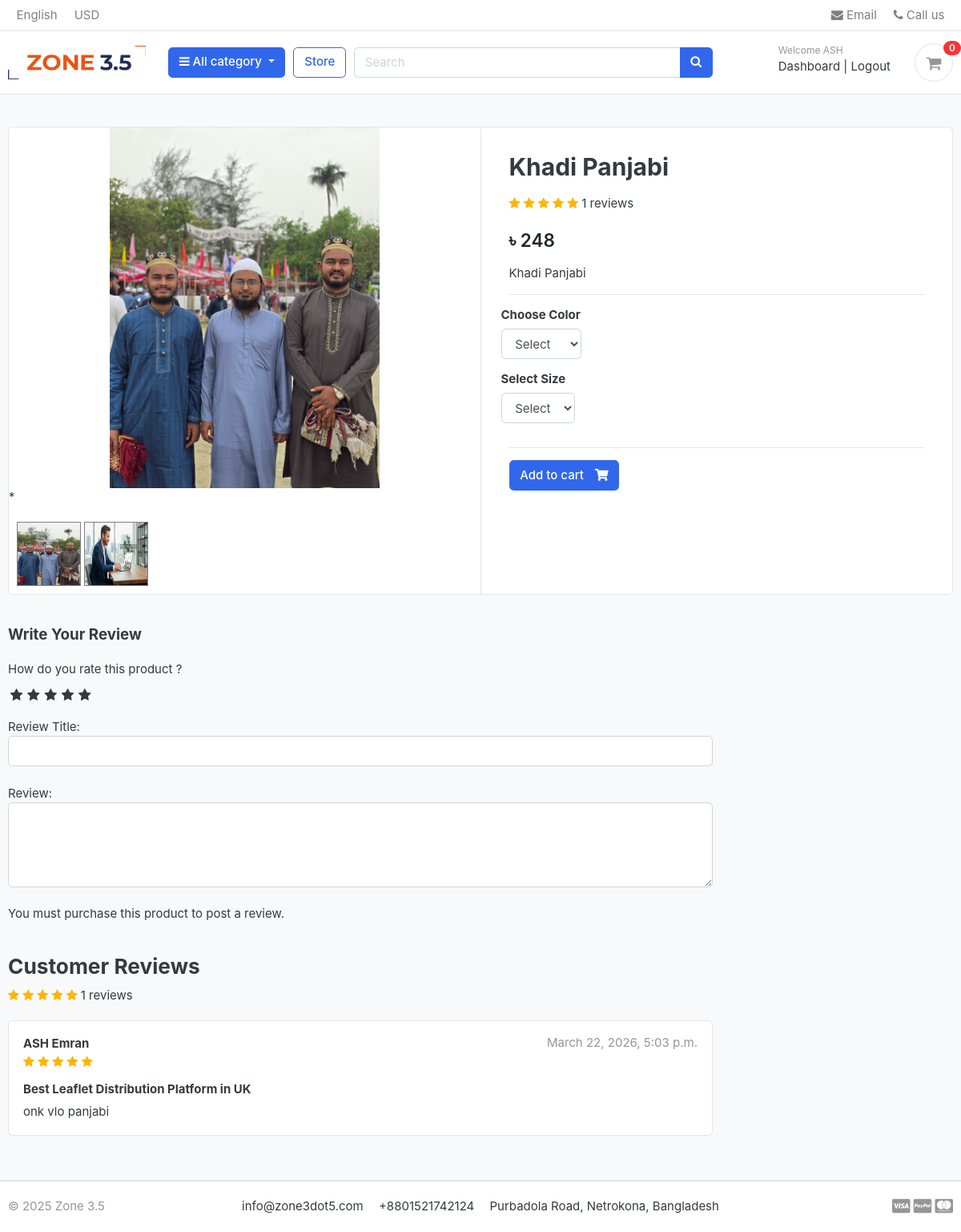
The app's page /store/category/panjabi/khadi-panjabi/ (signed in) with its own data.
### accounts/models.py (models this page shows, shortened)
class Account(AbstractBaseUser):
    first_name            = models.CharField(max_length=50)
    last_name             = models.CharField(max_length=50)
    username              = models.CharField(max_length=50, unique=True)
    email                 = models.EmailField(max_length=100, unique=True)
    phone_number          = models.CharField(max_length=50)
    date_joined           = models.DateTimeField(auto_now_add=True)
    last_login            = models.DateTimeField(auto_now_add=True)
    is_admin              = models.BooleanField(default=False)
    is_staff              = models.BooleanField(default=False)
    is_active             = models.BooleanField(default=False)
    is_superadmin         = models.BooleanField(default=False)
    USERNAME_FIELD = 'email'
    REQUIRED_FIELDS = ['username', 'first_name', 'last_name']
    objects = MyAccountManager()
    def full_name(self):
        return f'{self.first_name} {self.last_name}'

### store/models.py (models this page shows, shortened)
class Product(models.Model):
    product_name        = models.CharField(max_length=200, unique=True)
    slug                = models.SlugField(max_length=200, unique=True)
    description         = models.TextField(max_length=500, blank=True)
    price               = models.IntegerField()
    Images              = models.ImageField(upload_to='photos/products', blank=True,default='default.png')
    stock               = models.IntegerField(blank=True)
    is_available        = models.BooleanField(default=True)
    category            = models.ForeignKey(Category, on_delete=models.CASCADE)
    created_date        = models.DateTimeField(auto_now_add=True)
    modified_date       = models.DateTimeField(auto_now=True)
    def averageReview(self):
        reviews = ReviewRating.objects.filter(product=self, status=True).aggregate(average=Avg('rating'))
        avg = 0
        if reviews['average'] is not None:
            avg = float(reviews['average'])
        return avg
    def countReview(self):
        reviews = ReviewRating.objects.filter(product=self, status=True).aggregate(count=Count('id'))
        count = 0
        if reviews['count'] is not None:
            count = int(reviews['count'])
        return count

class ProductGallery(models.Model):
    product = models.ForeignKey(Product, default=None, on_delete=models.CASCADE)
    image = models.ImageField(upload_to='store/products', max_length=255)
    class Meta:
        verbose_name = 'productgallery'
        verbose_name_plural = 'product gallery'

class ReviewRating(models.Model):
    product = models.ForeignKey(Product, on_delete=models.CASCADE)
    user = models.ForeignKey(Account, on_delete=models.CASCADE)
    subject = models.CharField(max_length=100, blank=True)
    review = models.TextField(max_length=500, blank=True)
    rating = models.FloatField()
    ip = models.CharField(max_length=20, blank=True)
    status = models.BooleanField(default=True)
    created_at = models.DateTimeField(auto_now_add=True)
    updated_at = models.DateTimeField(auto_now=True)

### store/views.py (the view)
# urls.py: path('category/<slug:category_slug>/<slug:product_slug>/', views.product_detail, name='product_detail'),
def product_detail(request, category_slug, product_slug):
    try:
        single_product = Product.objects.get(category__slug = category_slug, slug = product_slug)
        in_cart = CartItem.objects.filter(cart__cart_id=_cart_id(request), product=single_product).exists()
    except Exception as e:
        raise e
    if request.user.is_authenticated:
        try:
            orderproduct = OrderProduct.objects.filter(user=request.user, product_id=single_product.id).exists()
        except OrderProduct.DoesNotExist:
            orderproduct = None
    else:
        orderproduct = None
    reviews = ReviewRating.objects.filter(product_id=single_product.id, status=True)
    product_gallery = ProductGallery.objects.filter(product_id=single_product.id)
    context = {
        'single_product': single_product,
        'in_cart' : in_cart,
        'orderproduct' : orderproduct,
        'reviews': reviews,
        'product_gallery': product_gallery,
            }
    return render(request, 'store/product_detail.html', context)

### templates/store/product_detail.html (shortened to what this page needs)
{% extends 'base.html' %}
{% load static %}
{% block content %}
<section class="section-content padding-y bg">
	<div class="container">
		<div class="card">
			<div class="row no-gutters">
				<aside class="col-md-6">
					<article class="gallery-wrap">
						<div class="img-big-wrap mainImage">
						<center><a href="#"><img src="{{ single_product.Images.url }}"></a></center>*
						</div>
					</article>
					<ul class="thumb">
						<li>
							<a href="{{ single_product.Images.url }}" target="mainImage"><img src="{{ single_product.Images.url }}" alt="Product Image"></a>
							{% for i in product_gallery %}
							<a href="{{i.image.url}}" target="mainImage"><img src="{{i.image.url}}" alt="Product Image"></a>
							{% endfor %}
						</li>
					</ul>
			</aside>
			<main class="col-md-6 border-left">
					<form action="{% url 'add_cart' single_product.id %}" method="POST">
						<article class="content-body">
						<h2 class="title">{{ single_product.product_name }}</h2>
						<header class="section-heading">
							<div class="rating-star">
								<span>
									<i class="fa fa-star{% if single_product.averageReview < 0.5 %}-o{% elif single_product.averageReview >= 0.5 and single_product.averageReview < 1 %}-half-o {% endif %}" aria-hidden="true"></i>
									<i class="fa fa-star{% if single_product.averageReview < 1.5 %}-o{% elif single_product.averageReview >= 1.5 and single_product.averageReview < 2 %}-half-o {% endif %}" aria-hidden="true"></i>
									<i class="fa fa-star{% if single_product.averageReview < 2.5 %}-o{% elif single_product.averageReview >= 2.5 and single_product.averageReview < 3 %}-half-o {% endif %}" aria-hidden="true"></i>
									<i class="fa fa-star{% if single_product.averageReview < 3.5 %}-o{% elif single_product.averageReview >= 3.5 and single_product.averageReview < 4 %}-half-o {% endif %}" aria-hidden="true"></i>
									<i class="fa fa-star{% if single_product.averageReview < 4.5 %}-o{% elif single_product.averageReview >= 4.5 and single_product.averageReview < 5 %}-half-o {% endif %}" aria-hidden="true"></i>
							<span>{{single_product.countReview}} reviews</span>
									</span>
							</div>
						</header>
						<div class="mb-3">
							<var class="price h4">৳  {{ single_product.price }}</var>
						</div>
						<p>{{ single_product.description }}</p>
						<hr>
							<div class="row">
								<div class="item-option-select">
									<h6>Choose Color</h6>
									<select name="color" class="form-control" required>
										<option value="" disabled selected>Select</option>
									</select>
								</div>
							</div>
							<div class="row">
								<div class="item-option-select">
									<h6>Select Size</h6>
									<select name="size" class="form-control">
										<option value="" disabled selected>Select</option>
									</select>
								</div>
							</div>
							<hr>
							{% if single_product.stock <= 0 %}
								<h5 class = "text-danger"> Out of Stock </h5>
								{% else %}
								<button type="submit" class="btn  btn-primary"> <span class="text">Add to cart</span> <i class="fas fa-shopping-cart"></i>  </button>
							{% endif %}
						</article>
						</form>
					</main>
				</div>
			</div>
			<br>
					<div class="row">
							<div class="col-md-9">
								<form action="{% url 'submit_review' single_product.id %}" method="POST">
									<header class="section-heading">
										<h5>Write Your Review</h5>
									</header>
									<div>
										<label for="">How do you rate this product ?</label>
										<br>
										<div class="rate">
											<input type="radio" name="rating" id="rating10" value="5" required><label for="rating10" title="5"></label>
											<input type="radio" name="rating" id="rating8" value="4" required><label for="rating8" title="4"></label>
											<input type="radio" name="rating" id="rating6" value="3" required><label for="rating6" title="3"></label>
											<input type="radio" name="rating" id="rating4" value="2" required><label for="rating4" title="2"></label>
											<input type="radio" name="rating" id="rating2" value="1" required><label for="rating2" title="1"></label>
										</div>
										<br>
										Review Title:
										<input type="text" class="form-control" name="subject" >
										<br>
										Review:
										<textarea name="review" id="" cols="" rows="4" class="form-control"></textarea>
										<br>
										{% if user.is_authenticated %}
											{% if orderproduct %}
												<input type="submit" value="Submit Review" class="btn btn-primary">
											{% else %}
												<p>You must purchase this product to post a review.</p>
											{% endif %}
										{% else %}
										<p>You must be logged in to post a review. <span><a href="{% url 'login' %}">Login now</a></span></p>
										{% endif %}
									</div>
						</form>
<br>
							<header class="section-heading">
								<h3>Customer Reviews </h3>
								<div class="rating-star">
									<span>
										<i class="fa fa-star{% if single_product.averageReview < 0.5 %}-o{% elif single_product.averageReview >= 0.5 and single_product.averageReview < 1 %}-half-o {% endif %}" aria-hidden="true"></i>
										<i class="fa fa-star{% if single_product.averageReview < 1.5 %}-o{% elif single_product.averageReview >= 1.5 and single_product.averageReview < 2 %}-half-o {% endif %}" aria-hidden="true"></i>
										<i class="fa fa-star{% if single_product.averageReview < 2.5 %}-o{% elif single_product.averageReview >= 2.5 and single_product.averageReview < 3 %}-half-o {% endif %}" aria-hidden="true"></i>
										<i class="fa fa-star{% if single_product.averageReview < 3.5 %}-o{% elif single_product.averageReview >= 3.5 and single_product.averageReview < 4 %}-half-o {% endif %}" aria-hidden="true"></i>
										<i class="fa fa-star{% if single_product.averageReview < 4.5 %}-o{% elif single_product.averageReview >= 4.5 and single_product.averageReview < 5 %}-half-o {% endif %}" aria-hidden="true"></i>
								<span>{{single_product.countReview}} reviews</span>
										</span>
								</div>
							</header>
						{% for review in reviews %}
						<article class="box mb-3">
							<div class="icontext w-100">
								<div class="text">
									<span class="date text-muted float-md-right">{{review.updated_at}} </span>
									<h6 class="mb-1">{{review.user.full_name}} </h6>
									<div class="rating-star">
										<span>
											<i class="fa fa-star{% if review.rating == 0.5 %}-half-o{% elif review.rating < 1 %}-o {% endif %}" aria-hidden="true"></i>
											<i class="fa fa-star{% if review.rating == 1.5 %}-half-o{% elif review.rating < 2 %}-o {% endif %}" aria-hidden="true"></i>
											<i class="fa fa-star{% if review.rating == 2.5 %}-half-o{% elif review.rating < 3 %}-o {% endif %}" aria-hidden="true"></i>
											<i class="fa fa-star{% if review.rating == 3.5 %}-half-o{% elif review.rating < 4 %}-o {% endif %}" aria-hidden="true"></i>
											<i class="fa fa-star{% if review.rating == 4.5 %}-half-o{% elif review.rating < 5 %}-o {% endif %}" aria-hidden="true"></i>
										</span>
									</div>
								</div>
							</div>
							<div class="mt-3">
								<h6>{{review.subject}}</h6>
								<p>
									{{review.review}}
								</p>
							</div>
						</article>
						{% endfor %}
			</div>
		</div>
	</div>
</section>
{% endblock %}

### templates/includes/navbar.html (shortened to what this page needs)
{% load static %}
<header class="section-header">
  <nav class="navbar p-md-0 navbar-expand-sm navbar-light border-bottom">
    <div class="container">
      <div class="collapse navbar-collapse" id="navbarTop4">
        <ul class="navbar-nav mr-auto">
          <li class="nav-item dropdown">
            <a href="#" class="nav-link"> English </a>
          </li>
          <li class="nav-item dropdown">
            <a href="#" class="nav-link"> USD </a>
          </li>
        </ul>
        <ul class="navbar-nav">
          <li>
            <a href="#" class="nav-link">
              <i class="fa fa-envelope"></i> Email
            </a>
          </li>
          <li>
            <a href="#" class="nav-link">
              <i class="fa fa-phone"></i> Call us
            </a>
          </li>
        </ul>
      </div>
    </div>
  </nav>
  <section class="header-main border-bottom">
    <div class="container">
      <div class="row align-items-center">
        <div class="col-lg-2 col-md-3 col-6">
          <a href="{% url 'home' %}" class="brand-wrap">
            <img class="logo" src="{% static './images/zone3.5-bg.png' %}" />
          </a>
        </div>
        <div class="col-lg col-sm col-md col-6 flex-grow-0">
          <div class="category-wrap dropdown d-inline-block float-right">
            <button
              type="button"
              class="btn btn-primary dropdown-toggle"
              data-toggle="dropdown"
            >
              <i class="fa fa-bars"></i> All category
            </button>
          </div>
        </div>
        <a href="{% url 'store' %}" class="btn btn-outline-primary">Store</a>
        <div class="col-lg col-md-6 col-sm-12 col">
          <form action="{% url 'search' %}" class="search" method="GET">
            <div class="input-group w-100">
              <input
                type="text"
                name="keyword"
                class="form-control"
                style="width: 60%"
                placeholder="Search"
              />
              <div class="input-group-append">
                <button class="btn btn-primary" type="submit">
                  <i class="fa fa-search"></i>
                </button>
              </div>
            </div>
          </form>
        </div>
        <div class="col-lg-3 col-sm-6 col-8 order-2 order-lg-3">
          <div class="d-flex justify-content-end mb-3 mb-lg-0">
            {% if user.id is None %}
            <div class="widget-header">
              <small class="title text-muted">Welcome guest!</small>
              <div>
                <a href="{% url 'login' %}">Sign in</a>
                <span class="dark-transp"> | </span>
                <a href="{% url 'register' %}"> Register</a>
              </div>
            </div>
            {% else %}
            <div class="widget-header">
              <small class="title text-muted"
                >Welcome {{ user.first_name }}</small
              >
              <div>
                <a href="{% url 'dashboard' %}">Dashboard</a>
                <span class="dark-transp"> | </span>
                <a href="{% url 'logout' %}"> Logout</a>
              </div>
            </div>
            {% endif %}
            <a href="{% url 'cart' %}" class="widget-header pl-3 ml-3">
              <div class="icon icon-sm rounded-circle border">
                <i class="fa fa-shopping-cart"></i>
              </div>
              <span class="badge badge-pill badge-danger notify"
                >{{ cart_count }}</span
              >
            </a>
          </div>
        </div>
      </div>
    </div>
  </section>
</header>

### records on screen
Account: first_name "ASH"
Product: Images (picture), product_name "Khadi Panjabi", countReview "1", price "248", description "Khadi Panjabi"
ProductGallery: image (picture)
ReviewRating: updated_at "March 22, 2026, 5:03 p.m.", user.full_name "ASH Emran", subject "Best Leaflet Distribution Platform in UK", review "onk vlo panjabi"

### other values on screen
{{ cart_count }} "0"
